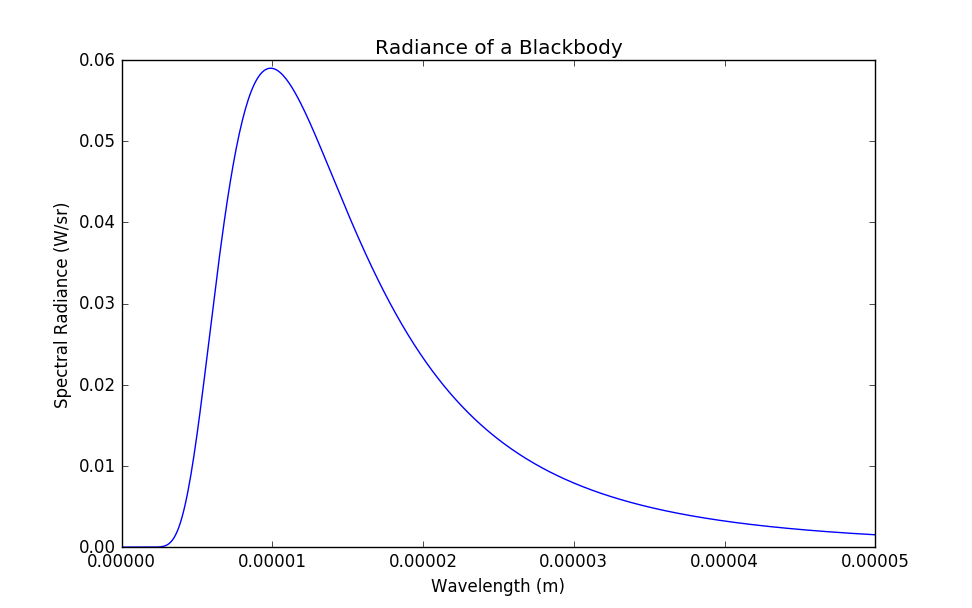

This chart was generated by the following Python code:
import math
import numpy as np
import matplotlib.pyplot as plt

# constants
h    = 6.62607004e-34
hbar = h/(2*math.pi)
k_B  = 1.38064852e-23
T    = 293 # room temperature
c    = 299792458

# range of values
wavelength = np.arange(0, 5e-5, 1e-7)

# spectral radiance
S = (8*math.pi*hbar*c /(wavelength**5)) / (math.e**(h*c/(wavelength*k_B*T))-1)

# label axes
plt.title("Radiance of a Blackbody")
plt.xlabel("Wavelength (m)")
plt.ylabel("Spectral Radiance (W/sr)")

plt.plot(wavelength, S)
plt.show()
